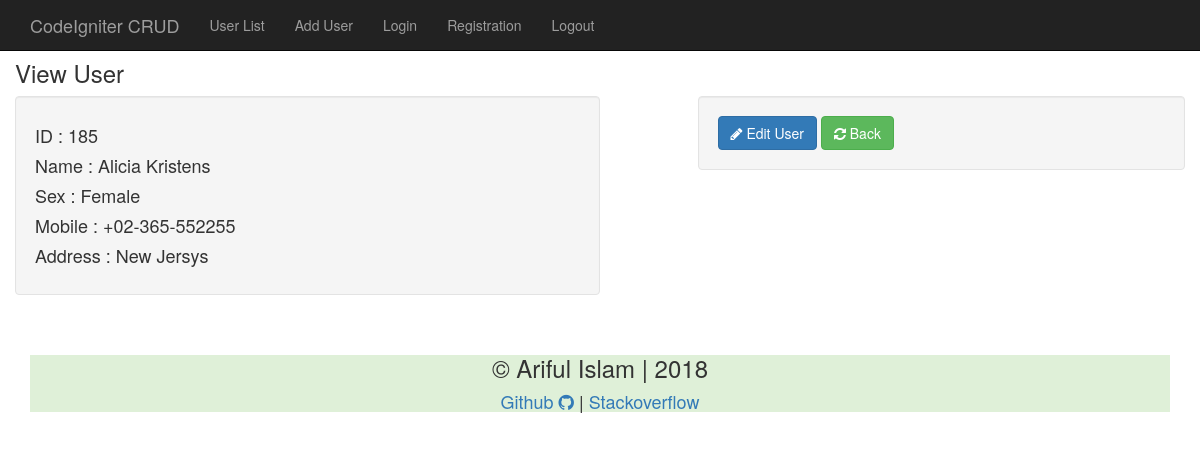
/user/viewuser/185, run on the app's committed database.
### tables this page shows
CREATE TABLE `usertable` (
  `id` int(11) NOT NULL,
  `name` varchar(50) NOT NULL,
  `sex` varchar(10) NOT NULL,
  `username` varchar(32) NOT NULL,
  `password` varchar(32) NOT NULL,
  `mobile` varchar(15) NOT NULL,
  `address` varchar(50) NOT NULL,
  `email` varchar(50) NOT NULL,
  `designation` varchar(100) NOT NULL,
  `image` varchar(50) NOT NULL
);

### application/controllers/User.php (called while the page is built, shortened)
<?php
class User extends  CI_Controller{
    public function __construct()
    {
        $this->load->model('UserModel');
        $this->load->helper('security');
    }
    public function viewuser($userid = "")
    {
       $this->load->view('template/inc/header.php');
	   $data['userdata'] = $this->UserModel->getsingleuser($userid);
       $this->load->view('template/user/viewsingleuser.php',$data);
       $this->load->view('template/inc/footer.php');
    }
}

### index.php (called while the page is built, shortened)
<?php
require_once BASEPATH.'core/CodeIgniter.php';

### application/models/UserModel.php (called while the page is built, shortened)
<?php
    class UserModel extends  CI_Model{
        public function __construct()
        {
            $this->db = $this->load->database("default",TRUE);
        }
        public function getsingleuser($userid)
        {
            $where['id']  = $userid;
            $result = $this->db->get_where("usertable",$where);
            return $result->result_array();
        }
    }
?>

### application/views/template/user/viewsingleuser.php (the view)
<div class="row" style="margin-top: 40px;">
    <div class="card">
        <h3>View User</h3>
    </div>
    <div class="well spacing-top col-md-6">
        <h4>ID : <?php echo $userdata[0]['id']; ?></h4>
        <h4>Name : <?php echo $userdata[0]['name']; ?></h4>
        <h4>Sex : <?php echo $userdata[0]['sex']; ?></h4>
        <h4>Mobile : <?php echo $userdata[0]['mobile']; ?></h4>
        <h4>Address : <?php echo $userdata[0]['address']; ?></h4>
    </div>
    <div class="well spacing-top col-md-offset-1 col-md-5">
        <a href="<?php echo site_url("user/edituser")."/"; ?><?php echo $userdata[0]['id']; ?>" class="btn btn-primary"><i class="fa fa-pencil"></i>&nbsp;Edit User</a> <a href="<?php echo site_url("user/userlist"); ?>" class="btn btn-success"><i class="fa fa-refresh"></i>&nbsp;Back</a>
    </div>
</div>

### data on the page
usertable: id "185", name "Alicia Kristens", sex "Female", mobile "+02-365-552255", address "New Jersys"
